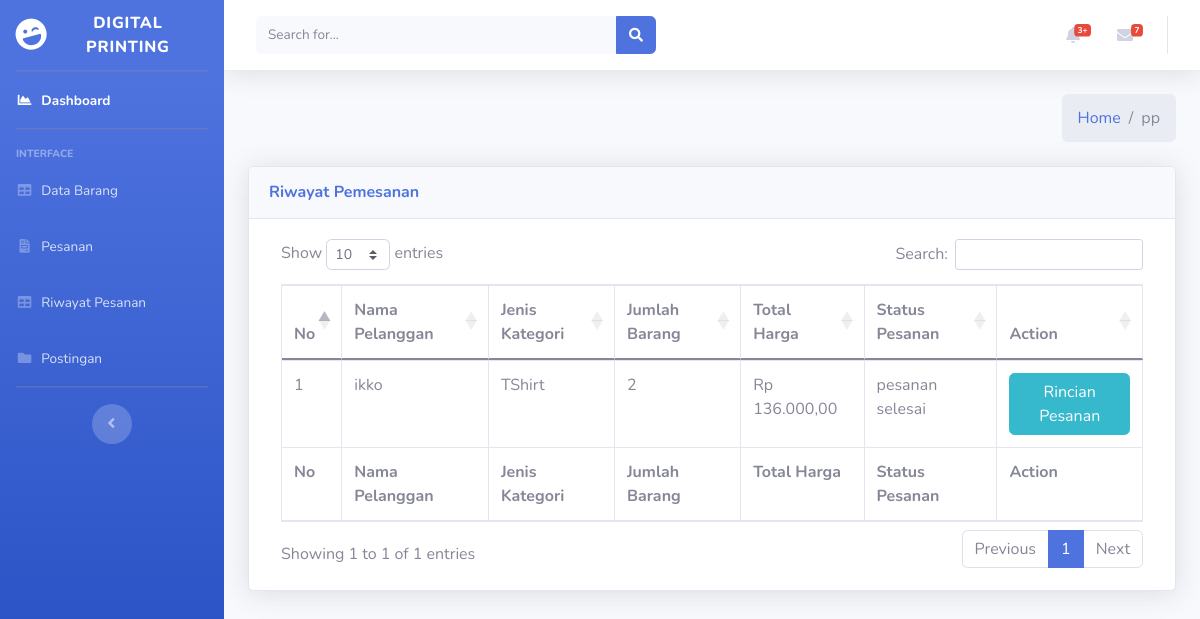
The app's page /index.php/admin/HistoriPesanan with its own data.
### tables this page shows
CREATE TABLE `pemesanan` (
  `id_pesanan` int(11) NOT NULL,
  `id_barang` int(11) NOT NULL,
  `id_kategori` int(11) NOT NULL,
  `ukuran_s` int(11) NOT NULL,
  `ukuran_m` int(11) NOT NULL,
  `ukuran_l` int(11) NOT NULL,
  `ukuran_xl` int(11) NOT NULL,
  `ukuran_xxl` int(11) NOT NULL,
  `ukuran_3xl` int(11) NOT NULL,
  `jumlah_barang` int(11) NOT NULL,
  `harga_paket` int(11) NOT NULL,
  `total_harga` int(250) NOT NULL,
  `status_pesanan` varchar(250) NOT NULL,
  `tanggal_checkout` date DEFAULT NULL,
  `desain_produk` varchar(250) NOT NULL,
  `id_user` int(11) NOT NULL,
  `id_bayar` int(11) NOT NULL
);

CREATE TABLE `user` (
  `id_user` int(11) NOT NULL,
  `role_id` int(11) NOT NULL,
  `username` varchar(255) NOT NULL,
  `email` varchar(255) NOT NULL,
  `password` varchar(255) NOT NULL,
  `alamat` varchar(255) NOT NULL,
  `created_at` varchar(255) NOT NULL,
  `status` int(11) NOT NULL
);

CREATE TABLE `kategori` (
  `id_kategori` int(11) NOT NULL,
  `nama_kategori` varchar(250) NOT NULL,
  `gambar_kategori` varchar(250) NOT NULL,
  `list_paket` varchar(250) NOT NULL
);

CREATE TABLE `pembayaran` (
  `id_bayar` int(11) NOT NULL,
  `id_user` int(11) NOT NULL,
  `tanggal_bayar` varchar(250) NOT NULL,
  `total_bayar` int(250) NOT NULL,
  `nama_pemesan` varchar(250) NOT NULL,
  `email` varchar(250) NOT NULL,
  `phone` varchar(250) NOT NULL,
  `alamat_rumah` varchar(250) NOT NULL,
  `jenis_bayar` int(11) NOT NULL,
  `bukti_bayar` varchar(250) NOT NULL,
  `bukti_dp` varchar(250) DEFAULT NULL,
  `notes` varchar(250) NOT NULL,
  `penilaiian` int(12) NOT NULL
);

### application/controllers/Admin.php (called while the page is built, shortened)
<?php
class Admin extends CI_Controller
{
    public function __construct()
    {
        $this->load->model('Admin_model');
    }
    public function HistoriPesanan()
    {
        $data['title'] = 'Riwayat Pesanan';
        $data['admindata'] = $this->Admin_model->getAdmin();
        $data['pesanan'] = $this->Admin_model->getAllPesanan();
        $this->load->view('templates/header', $data);
        $this->load->view('templates/sidebar', $data);
        $this->load->view('admin/historiPesanan', $data);
        $this->load->view('templates/footer', $data);
    }
}

### index.php (called while the page is built, shortened)
<?php
require_once BASEPATH.'core/CodeIgniter.php';

### application/models/Admin_model.php (called while the page is built, shortened)
<?php
class Admin_model extends CI_model
{
    public function getAllPesanan()
    {
        $this->db->select('*, SUM(jumlah_barang) jmlBarang');
        $this->db->from('pembayaran');
        $this->db->join('pemesanan', 'pembayaran.id_bayar = pemesanan.id_bayar');
        $this->db->join('kategori', 'pemesanan.id_kategori = kategori.id_kategori');
        $this->db->join('user', 'user.id_user = pemesanan.id_user');
        $this->db->where('pemesanan.id_bayar !=', 0);
        $this->db->group_by('pemesanan.id_bayar');
        return $this->db->get()->result_array();
    }
}

### application/views/admin/historiPesanan.php (the view, shortened to what this page needs)
<div class="content-wrapper">
    <div class="content-header">
        <div class="container-fluid">
            <div class="row mb-2">
                <div class="col-sm-6">
                </div>
                <div class="col-sm-6">
                    <ol class="breadcrumb float-sm-right">
                        <li class="breadcrumb-item"><a href="<?php echo base_url(
                            'Barang/index/'
                        ); ?>">Home</a></li>
                        <li class="breadcrumb-item active">pp</li>
                    </ol>
                </div>
            </div>
        </div>
    </div>
    <div class="content">
        <div class="container-fluid">
            <div class="card shadow mb-4">
                <div class="card-header py-3">
                    <h6 class="m-0 font-weight-bold text-primary">Riwayat Pemesanan</h6>
                </div>
                <div class="card-body">
                    <div class="table-responsive">
                        <div class="dataTables_wrapper dt-bootstrap4" id="dataTable_wrapper">
                            <div class="row">
                                <div class="col-sm-12"></div>
                                    <table id="example" class="table table-bordered dataTable" style="width:100%;">
                                        <thead>
                                            <tr>
                                                <th>No</th>
                                                <th>Nama Pelanggan</th>
                                                <th>Jenis Kategori</th>
                                                <th>Jumlah Barang</th>
                                                <th>Total Harga</th>
                                                <th>Status Pesanan</th>
                                                <th>Action</th>
                                            </tr>
                                        </thead>
                                        <tbody>
                                            <?php
                                            $no = 1;
                                            foreach ($pesanan as $a):
                                                if ($a['status_pesanan'] == "pesanan selesai" || $a['status_pesanan'] == 'dibatalkan') {
                                                $hasil_rupiah =
                                                    'Rp ' .
                                                    number_format($a['total_bayar'], 2, ',', '.'); ?>
                                            <tr>
                                                <td><?= $no++ ?></td>
                                                <td><?= $a['username'] ?></td>
                                                <td><?= $a['nama_kategori'] ?> </td>
                                                <td><?= $a['jmlBarang'] ?> </td>
                                                <td><?= $hasil_rupiah ?> </td>
                                                <td><?= $a['status_pesanan'] ?> </td>
                                                <td>
                                                    <center>
                                                        <a href="<?= base_url('admin/detailPesanan/') .
                                                            $a['id_pesanan'] ?>" class="btn btn-info">Rincian Pesanan</a>
                                                    </center>
                                                </td>
                                            </tr>
                                            <?php
                                            }
                                            endforeach;
                                            ?>
                                        </tbody>
                                        <tfoot>
                                            <tr>
                                                <th>No</th>
                                                <th>Nama Pelanggan</th>
                                                <th>Jenis Kategori</th>
                                                <th>Jumlah Barang</th>
                                                <th>Total Harga</th>
                                                <th>Status Pesanan</th>
                                                <th>Action</th>
                                            </tr>
                                        </tfoot>
                                    </table>
                                </div>
                            </div>
                        </div>
                    </div>
                </div>
            </div>
        </div>
    </div>
</div>

### records on screen
pemesanan: id_user.username "ikko", id_kategori.nama_kategori "TShirt", jmlBarang "2", id_bayar.total_bayar "Rp 136.000,00", status_pesanan "pesanan selesai"
